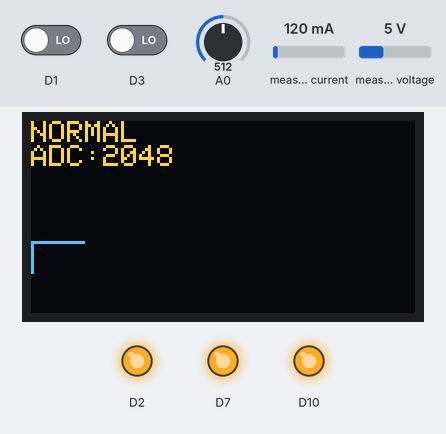
This sketch was run on a simulated Arduino Zero (SAMD21). Shown: 128×64 one-colour display, output pins drawn as LEDs (lit = HIGH). Dashed ring = blinking. Inputs (shaded band) come from the test bench; at power-on: D1 LOW, D3 LOW, A0 = 512, measured current 120 mA, measured voltage 5 V (analog values on the 0–1023 scale). The OLED is the two-colour kind (top 16 rows yellow); the local clock reads 2024-03-15 10:24:30 at power-on unless the sketch sets it; storage starts empty; what the sketch prints to the serial monitor is not drawn.

Above: at 1.4 s.
1.5 s: D1 driven HIGH
At 2.54 s:
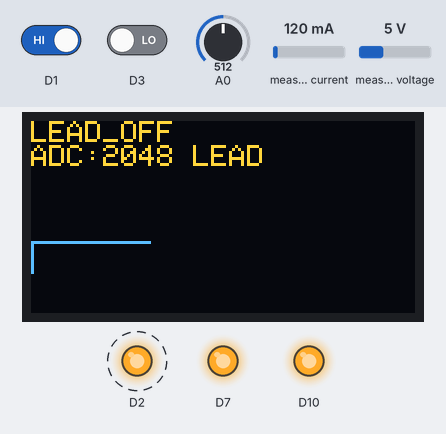
4.2 s: D1 driven LOW
At 4.93 s:
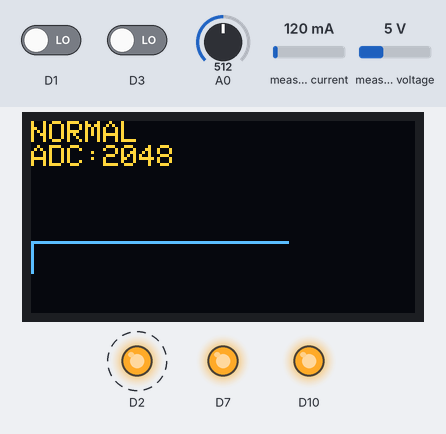
6.9 s: D3 driven HIGH
At 7.43 s:
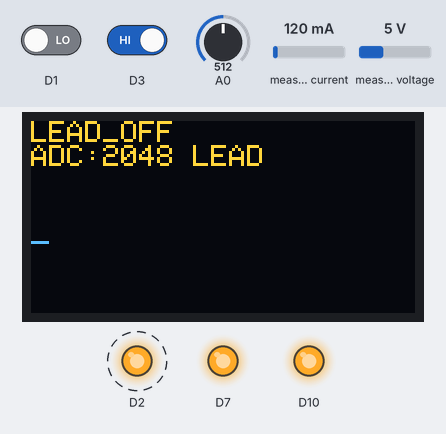
9.7 s: D3 driven LOW
At 9.92 s:
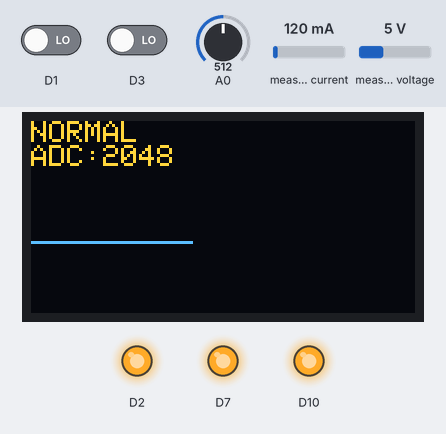
12.2 s: D1 driven HIGH
At 12.42 s:
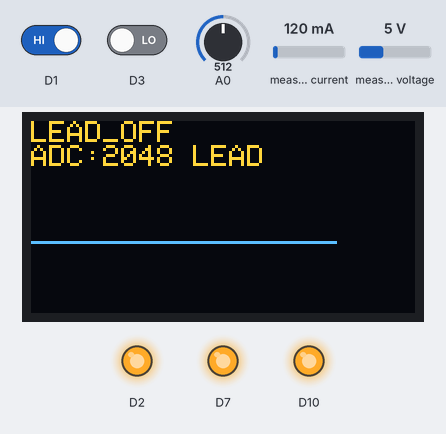
14.7 s: A0 set to 716
At 15.23 s:
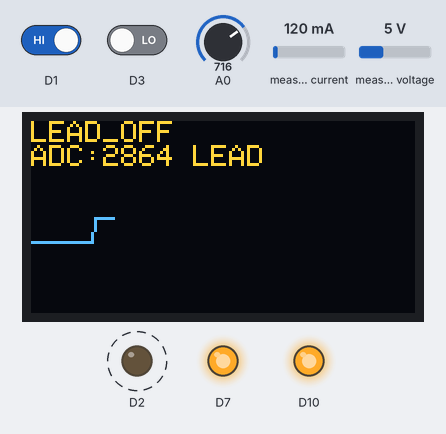
Timing chart, 0 to 17.2 s (numbered marks = the images above; inputs shaded):
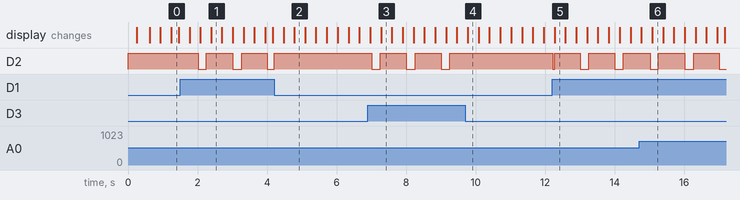

Measured:
- after the input at 1.5 s, D2: alternates HIGH for 0.75 s and LOW for 0.24 s, starting after 0.53 s; the display: first changes after 0.28 s (image 1 shows a later state)
- after the input at 4.2 s, the display: first changes after 0.28 s (image 2 shows a later state)
- after the input at 6.9 s, D2: alternates HIGH for 0.75 s and LOW for 0.25 s, starting after 0.12 s
- after the input at 9.7 s, D2: stops changing and stays HIGH; the display: changes after 0.07 s (image 4)
- after the input at 12.2 s, D2: HIGH → LOW at once, then repeats every 0.99 s: HIGH 0.73 s, LOW 0.25 s; the display: changes after 0.07 s (image 5)

The sketch:

ecg_educational_logger_v1_1.ino
```cpp
// (licence header left out)
#include <Arduino.h>
#include <Wire.h>
#include <SPI.h>
#include <SD.h>
#include <Adafruit_GFX.h>
#include <Adafruit_SSD1306.h>
#include <Adafruit_INA219.h>
#include <RTClib.h>
#include <cmath>

namespace Pins {
constexpr uint8_t ECG_OUT = 0;
constexpr uint8_t ECG_LO_PLUS = 1;
constexpr uint8_t BUZZER = 2;       // active-low
constexpr uint8_t ECG_LO_MINUS = 3;
constexpr uint8_t SD_SCK = 4;
constexpr uint8_t SD_MISO = 5;
constexpr uint8_t SD_MOSI = 6;
constexpr uint8_t SD_CS = 7;
constexpr uint8_t ECG_SDN = 10;
constexpr uint8_t I2C_SDA = 20;
constexpr uint8_t I2C_SCL = 21;
}

constexpr uint32_t SERIAL_BAUD = 115200;
constexpr uint32_t SAMPLE_PERIOD_US = 4000;     // nominal 250 samples/s
constexpr uint32_t DISPLAY_PERIOD_MS = 50;      // 20 display updates/s
constexpr uint32_t POWER_PERIOD_MS = 1000;
constexpr uint32_t FLUSH_PERIOD_MS = 1000;
constexpr uint8_t OLED_ADDRESS = 0x3C;
constexpr int OLED_WIDTH = 128;
constexpr int OLED_HEIGHT = 64;

// Disabled by default because the INA219 connection point and battery chemistry
// must be verified before voltage thresholds are used.
constexpr bool ENABLE_POWER_THRESHOLDS = false;
constexpr float LOW_POWER_V = 3.45F;
constexpr float CRITICAL_POWER_V = 3.25F;

Adafruit_SSD1306 display(OLED_WIDTH, OLED_HEIGHT, &Wire, -1);
Adafruit_INA219 ina219;
RTC_DS3231 rtc;
File logFile;

enum class SystemState : uint8_t {
  Normal = 0,
  LeadOff = 1,
  SdFault = 2,
  LowPower = 3,
  CriticalPower = 4
};

bool oledReady = false;
bool rtcReady = false;
bool inaReady = false;
bool sdReady = false;

uint32_t nextSampleUs = 0;
uint32_t lastDisplayMs = 0;
uint32_t lastPowerMs = 0;
uint32_t lastFlushMs = 0;
uint32_t missedIntervals = 0;
uint32_t sampleCount = 0;

float busVoltageV = NAN;
float currentmA = NAN;
float powermW = NAN;
int lastPlotY = 50;
uint8_t plotX = 0;

const char* stateName(SystemState state) {
  switch (state) {
    case SystemState::Normal: return "NORMAL";
    case SystemState::LeadOff: return "LEAD_OFF";
    case SystemState::SdFault: return "SD_FAULT";
    case SystemState::LowPower: return "LOW_POWER";
    case SystemState::CriticalPower: return "CRITICAL_POWER";
  }
  return "UNKNOWN";
}

SystemState determineState(bool leadOff) {
  if (!sdReady) return SystemState::SdFault;
  if (leadOff) return SystemState::LeadOff;
  if (ENABLE_POWER_THRESHOLDS && !std::isnan(busVoltageV)) {
    if (busVoltageV <= CRITICAL_POWER_V) return SystemState::CriticalPower;
    if (busVoltageV <= LOW_POWER_V) return SystemState::LowPower;
  }
  return SystemState::Normal;
}

void setWarningOutput(SystemState state, uint32_t nowMs) {
  bool warning = state != SystemState::Normal;
  bool pulseOn = warning && ((nowMs / 250U) % 4U == 0U);
  digitalWrite(Pins::BUZZER, pulseOn ? LOW : HIGH);
}

void updatePowerTelemetry(uint32_t nowMs) {
  if (!inaReady || nowMs - lastPowerMs < POWER_PERIOD_MS) return;
  lastPowerMs = nowMs;
  busVoltageV = ina219.getBusVoltage_V();
  currentmA = ina219.getCurrent_mA();
  powermW = ina219.getPower_mW();
}

void drawDisplay(int adcRaw, bool leadOff, SystemState state, uint32_t nowMs) {
  if (!oledReady || nowMs - lastDisplayMs < DISPLAY_PERIOD_MS) return;
  lastDisplayMs = nowMs;

  if (plotX == 0) {
    display.clearDisplay();
    display.setTextSize(1);
    display.setTextColor(SSD1306_WHITE);
  }

  display.fillRect(0, 0, OLED_WIDTH, 16, SSD1306_BLACK);
  display.setCursor(0, 0);
  display.print(stateName(state));
  display.setCursor(0, 8);
  display.print("ADC:");
  display.print(adcRaw);
  if (leadOff) display.print(" LEAD");

  int y = map(constrain(adcRaw, 0, 4095), 0, 4095, 62, 18);
  display.drawLine(plotX == 0 ? 0 : plotX - 1, lastPlotY, plotX, y, SSD1306_WHITE);
  lastPlotY = y;
  plotX++;
  if (plotX >= OLED_WIDTH) plotX = 0;
  display.display();
}

void createLogFile() {
  if (!sdReady) return;

  char filename[40] = "/ECG_BOOT.csv";
  if (rtcReady) {
    DateTime now = rtc.now();
    snprintf(filename, sizeof(filename), "/ECG_%04d%02d%02d_%02d%02d%02d.csv",
             now.year(), now.month(), now.day(),
             now.hour(), now.minute(), now.second());
  }

  logFile = SD.open(filename, FILE_WRITE);
  if (!logFile) {
    sdReady = false;
    return;
  }

  logFile.println(
    "sample,elapsed_us,rtc_unix,adc_raw,lead_off,state,"
    "bus_voltage_V,current_mA,power_mW,missed_intervals");
  logFile.flush();
}

void setup() {
  pinMode(Pins::ECG_LO_PLUS, INPUT);
  pinMode(Pins::ECG_LO_MINUS, INPUT);
  pinMode(Pins::ECG_SDN, OUTPUT);
  pinMode(Pins::BUZZER, OUTPUT);
  pinMode(Pins::SD_CS, OUTPUT);

  digitalWrite(Pins::ECG_SDN, HIGH);
  digitalWrite(Pins::BUZZER, HIGH);
  digitalWrite(Pins::SD_CS, HIGH);

  Serial.begin(SERIAL_BAUD);
  delay(200);

  analogReadResolution(12);
  Wire.begin(Pins::I2C_SDA, Pins::I2C_SCL);

  oledReady = display.begin(SSD1306_SWITCHCAPVCC, OLED_ADDRESS);
  if (oledReady) {
    display.clearDisplay();
    display.setTextSize(1);
    display.setTextColor(SSD1306_WHITE);
    display.setCursor(0, 0);
    display.println("ECG logger v1.1");
    display.println("Educational only");
    display.display();
  }

  rtcReady = rtc.begin();
  inaReady = ina219.begin();

  SPI.begin(Pins::SD_SCK, Pins::SD_MISO, Pins::SD_MOSI, Pins::SD_CS);
  sdReady = SD.begin(Pins::SD_CS, SPI, 8000000U);
  createLogFile();

  nextSampleUs = micros();
  lastDisplayMs = millis();
  lastPowerMs = millis();
  lastFlushMs = millis();
}

void loop() {
  uint32_t nowUs = micros();
  int32_t untilSample = static_cast<int32_t>(nowUs - nextSampleUs);
  if (untilSample < 0) return;

  if (untilSample >= static_cast<int32_t>(SAMPLE_PERIOD_US)) {
    uint32_t skipped = static_cast<uint32_t>(untilSample) / SAMPLE_PERIOD_US;
    missedIntervals += skipped;
    nextSampleUs += skipped * SAMPLE_PERIOD_US;
  }
  nextSampleUs += SAMPLE_PERIOD_US;

  uint32_t nowMs = millis();
  updatePowerTelemetry(nowMs);

  bool leadOff = digitalRead(Pins::ECG_LO_PLUS) == HIGH ||
                 digitalRead(Pins::ECG_LO_MINUS) == HIGH;
  int adcRaw = analogRead(Pins::ECG_OUT);
  SystemState state = determineState(leadOff);
  setWarningOutput(state, nowMs);

  uint32_t rtcUnix = rtcReady ? rtc.now().unixtime() : 0U;
  uint32_t elapsedUs = micros();

  Serial.print(elapsedUs);
  Serial.print(',');
  Serial.print(adcRaw);
  Serial.print(',');
  Serial.print(leadOff ? 1 : 0);
  Serial.print(',');
  Serial.println(stateName(state));

  if (sdReady && logFile) {
    char line[180];
    snprintf(line, sizeof(line),
             "%lu,%lu,%lu,%d,%u,%s,%.3f,%.3f,%.3f,%lu\n",
             static_cast<unsigned long>(sampleCount),
             static_cast<unsigned long>(elapsedUs),
             static_cast<unsigned long>(rtcUnix),
             adcRaw,
             leadOff ? 1U : 0U,
             stateName(state),
             static_cast<double>(busVoltageV),
             static_cast<double>(currentmA),
             static_cast<double>(powermW),
             static_cast<unsigned long>(missedIntervals));
    logFile.print(line);

    if (nowMs - lastFlushMs >= FLUSH_PERIOD_MS) {
      logFile.flush();
      lastFlushMs = nowMs;
    }
  }

  drawDisplay(adcRaw, leadOff, state, nowMs);
  sampleCount++;
}
```
